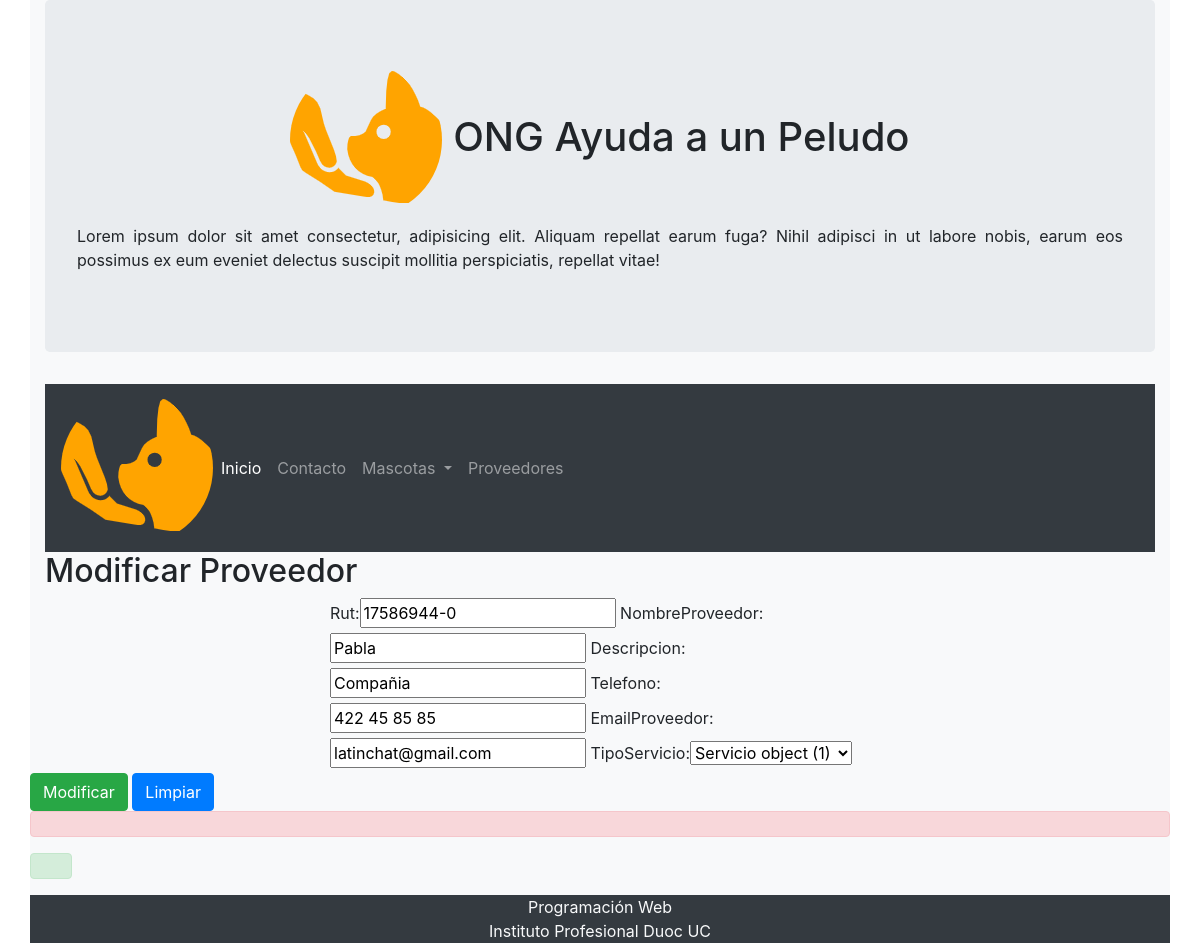
Page /form_modProv/17586944-0 on the committed database.
### core/models.py (models this page shows, shortened)
class Proveedor(models.Model):
    rut = models.CharField(primary_key=True,max_length=50,verbose_name='rut',default='')
    nombreProveedor = models.CharField(max_length=50,verbose_name='nombreProveedor',default='')
    descripcion = models.CharField(max_length=500,verbose_name='descripcion',default='')
    telefono = models.CharField(max_length=50,verbose_name='telefono',default='')
    emailProveedor = models.CharField(max_length=50,verbose_name='emailProveedor',default='')
    tipoServicio = models.ForeignKey(Servicio,on_delete=models.CASCADE)

### core/views.py (the view)
# urls.py: path('form_modProv/<id>', form_modProv, name="form_modProv"),
def form_modProv(request, id):
    proveedor = Proveedor.objects.get(rut=id)
    datos = {
        'form' : ProveedorForm(instance=proveedor)
    }
    if request.method == 'POST':
        formulario = ProveedorForm(data=request.POST,instance=proveedor)
        if formulario.is_valid:
            formulario.save()
            datos['mensaje'] = "Proveedor modificado correctamente"
    return render(request,'core/form_modProv.html',datos)

### core/forms.py
class ProveedorForm(ModelForm):
    class Meta:
        model = Proveedor
        fields =['rut','nombreProveedor','descripcion','telefono','emailProveedor','tipoServicio']

### core/templates/core/form_modProv.html (shortened to what this page needs)
<!DOCTYPE html>
<html lang="es">
    <head>
        <link rel="stylesheet" href="https://maxcdn.bootstrapcdn.com/bootstrap/4.5.2/css/bootstrap.min.css">
        {% load static %}
        <link rel="stylesheet" href="{% static 'core/css/estilo.css' %}">
    </head>
    <body>
        <div class="container bg-light d-flex flex-column sticky-footer-wrapper min-vh-100">
            <header class="jumbotron">
                <h1 class="text-center">
                    <img src="{% static 'core/img/logo.png' %}" class="rounded-circle" alt="logo"/>
                    <span class="text-nowrap">ONG Ayuda a un Peludo</span>
                </h1>
                <p class="text-justify">
                    Lorem ipsum dolor sit amet consectetur, adipisicing elit. Aliquam repellat earum fuga? Nihil adipisci in ut labore nobis, earum eos possimus ex eum eveniet delectus suscipit mollitia perspiciatis, repellat vitae!
                </p>
            </header>
            <nav class="navbar navbar-expand-lg navbar-dark bg-dark">
                <img src="{% static 'core/img/logo.png' %}" class="rounded-circle" alt="logo"/>
                <div class="collapse navbar-collapse" id="navbarSupportedContent">
                  <ul class="navbar-nav mr-auto">
                    <li class="nav-item active">
                      <a class="nav-link" href="/">Inicio <span class="sr-only">(current)</span></a>
                    </li>
                    <li class="nav-item">
                      <a class="nav-link" href="/contacto">Contacto</a>
                    </li>
                    <li class="nav-item dropdown">
                      <a class="nav-link dropdown-toggle" href="#" id="navbarDropdown" role="button" data-toggle="dropdown" aria-haspopup="true" aria-expanded="false">
                        Mascotas
                      </a>
                    </li>
                    <li class="nav-item">
                      <a class="nav-link" href="/proveedores">Proveedores</a>
                    </li>
                  </ul>
                </div>
            </nav>
            <main class="flex-fill">
              <div>
                <h2>Modificar Proveedor</h2>
              </div>
              <div class="row">
                <form method="post" action="" id="formulario-prov">
                  <div class="col-md-8 form-group" style="max-width: 50%; margin: auto;">
                      {{form.as_table}}
                  </div>
                  <input type="submit" class="btn btn-success" id="enviar" value="Modificar">
                  <input type="reset" class="btn btn-primary" id="limpiar" value="Limpiar">
                  <div id="error" class="alert alert-danger" role="alert"></div>
                </form>
                <div class="alert alert-success" role="alert">
                </div>
              </div>
            </main>
            <footer>
                <div class="row bg-dark">
                    <div class="col-12 text-center text-light">
                            Programación Web<br/>
                            Instituto Profesional Duoc UC
                    </div>
                </div>
            </footer>
        </div>
    </body>
</html>

### rows in the picture
Proveedor: rut "17586944-0", nombreProveedor "Pabla", descripcion "Compañia", telefono "422 45 85 85", emailProveedor "latinchat@gmail.com", tipoServicio "Servicio object (1)"
